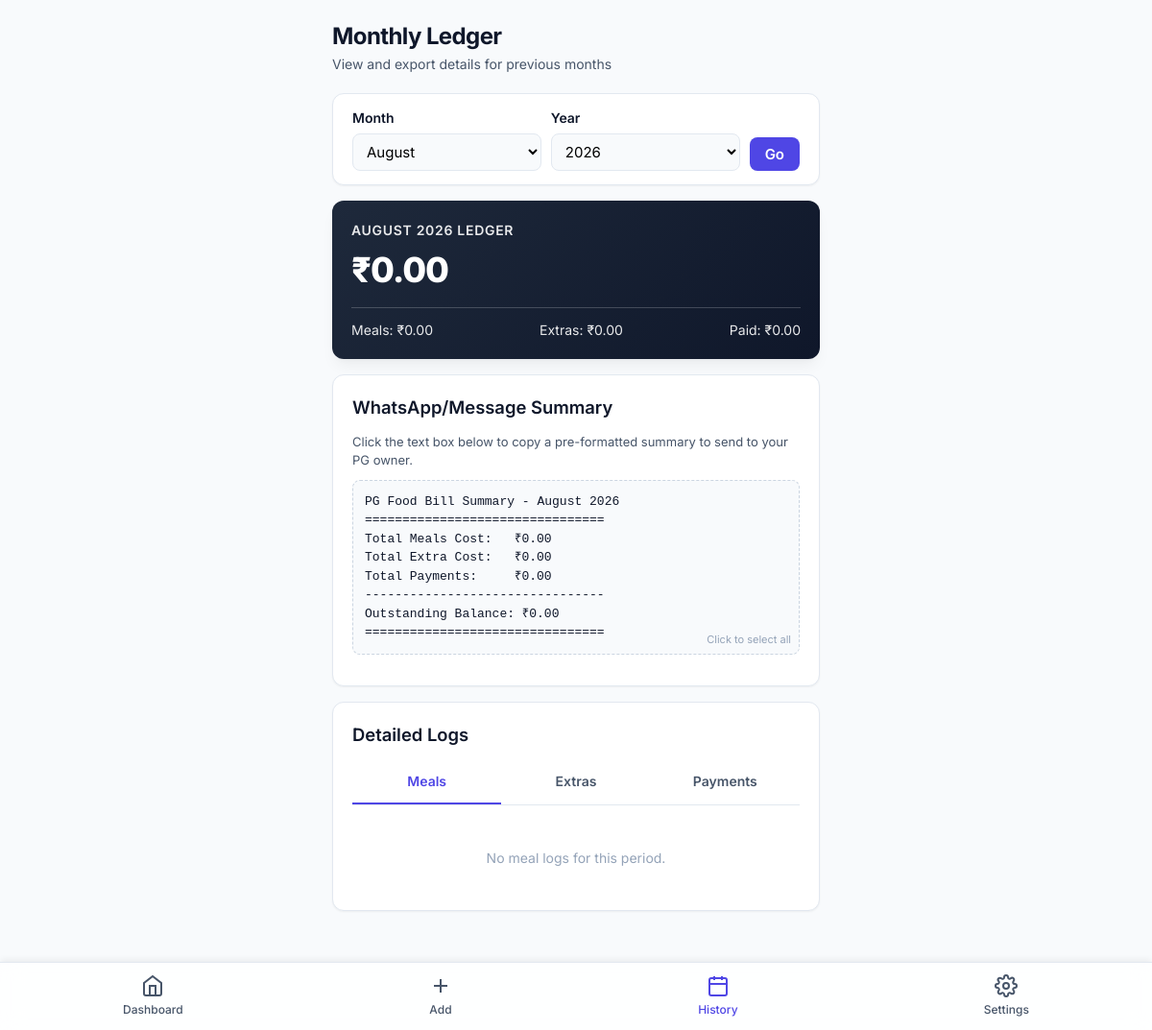
Page /history/ on the earlier database version.
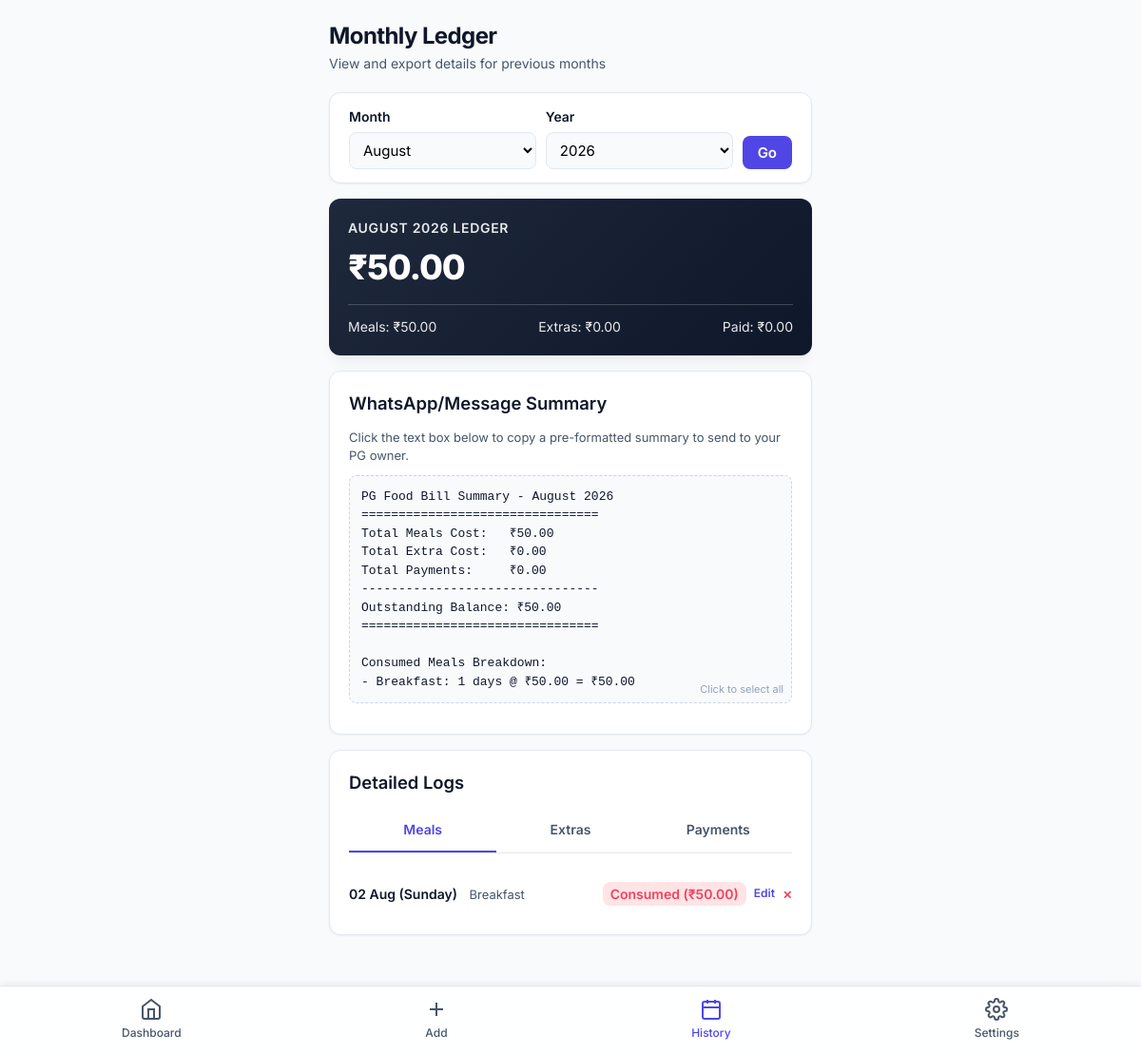
Same page on the later database version.
### tracker/models.py (models this page shows, shortened)
class MealLog(models.Model):
    STATUS_CHOICES = [
        ('Consumed', 'Consumed'),
        ('Skipped', 'Skipped'),
    ]
    date = models.DateField()
    meal_name = models.CharField(max_length=50)
    status = models.CharField(max_length=15, choices=STATUS_CHOICES, default='Skipped')
    cost_charged = models.DecimalField(max_digits=6, decimal_places=2)
    class Meta:
        unique_together = ('date', 'meal_name')

### tracker/views.py (the view)
# urls.py: path('history/', views.history_view, name='history'),
@login_required
def history_view(request):
    today = timezone.localtime().date()
    selected_month = int(request.GET.get('month', today.month))
    selected_year = int(request.GET.get('year', today.year))
    start_date = date(selected_year, selected_month, 1)
    if selected_month == 12:
        end_date = date(selected_year + 1, 1, 1) - timedelta(days=1)
    else:
        end_date = date(selected_year, selected_month + 1, 1) - timedelta(days=1)
    meals = MealLog.objects.filter(date__range=(start_date, end_date)).order_by('date')
    extras = ExtraCharge.objects.filter(date__range=(start_date, end_date)).order_by('date')
    payments = PaymentLog.objects.filter(date__range=(start_date, end_date)).order_by('date')
    stats = get_monthly_stats(start_date, end_date)
    month_name = start_date.strftime('%B %Y')
    summary_text = f"PG Food Bill Summary - {month_name}\n"
    summary_text += "=" * 32 + "\n"
    summary_text += f"Total Meals Cost:   ₹{stats['meal_cost']:.2f}\n"
    summary_text += f"Total Extra Cost:   ₹{stats['extra_cost']:.2f}\n"
    summary_text += f"Total Payments:     ₹{stats['total_paid']:.2f}\n"
    summary_text += "-" * 32 + "\n"
    summary_text += f"Outstanding Balance: ₹{stats['outstanding']:.2f}\n"
    summary_text += "=" * 32 + "\n"
    if meals.filter(status='Consumed').exists():
        summary_text += "\nConsumed Meals Breakdown:\n"
        meal_counts = {}
        for m in meals.filter(status='Consumed'):
            meal_counts[m.meal_name] = meal_counts.get(m.meal_name, 0) + 1
        for name, count in meal_counts.items():
            rate_item = MealRate.objects.filter(meal_name=name).first()
            rate_val = rate_item.rate if rate_item else 0
            summary_text += f"- {name}: {count} days @ ₹{rate_val:.2f} = ₹{count*rate_val:.2f}\n"
    if extras.exists():
        summary_text += "\nExtra Charges:\n"
        for ex in extras:
            summary_text += f"- {ex.date.strftime('%d %b')}: {ex.description} (₹{ex.amount:.2f})\n"
    years = range(today.year - 2, today.year + 2)
    months = [
        (1, 'January'), (2, 'February'), (3, 'March'), (4, 'April'),
        (5, 'May'), (6, 'June'), (7, 'July'), (8, 'August'),
        (9, 'September'), (10, 'October'), (11, 'November'), (12, 'December')
    ]
    history_url = f'?month={selected_month}&year={selected_year}'
    context = {
        'selected_month': selected_month,
        'selected_year': selected_year,
        'month_name': month_name,
        'meals': meals,
        'extras': extras,
        'payments': payments,
        'stats': stats,
        'summary_text': summary_text,
        'years': years,
        'months': months,
        'history_url': history_url,
    }
    return render(request, 'tracker/history.html', context)

### tracker/views.py (called while the page is built)
def get_monthly_stats(start_date, end_date):
    meal_cost = MealLog.objects.filter(
        date__range=(start_date, end_date),
        status='Consumed'
    ).aggregate(total=Sum('cost_charged'))['total'] or 0
    extra_cost = ExtraCharge.objects.filter(
        date__range=(start_date, end_date)
    ).aggregate(total=Sum('amount'))['total'] or 0
    total_paid = PaymentLog.objects.filter(
        date__range=(start_date, end_date)
    ).aggregate(total=Sum('amount'))['total'] or 0
    total_accrued = meal_cost + extra_cost
    outstanding = total_accrued - total_paid
    return {
        'meal_cost': meal_cost,
        'extra_cost': extra_cost,
        'total_accrued': total_accrued,
        'total_paid': total_paid,
        'outstanding': outstanding
    }

### tracker/templates/tracker/history.html (shortened to what the changed rows need)
{% extends 'tracker/base.html' %}
{% block content %}
<header style="margin-bottom: 20px;">
    <h1>Monthly Ledger</h1>
</header>
<div class="card summary-card" style="background: linear-gradient(135deg, #1e293b 0%, #0f172a 100%);">
    <h2 style="color: rgba(255, 255, 255, 0.9);">{{ month_name }} Ledger</h2>
    <div class="summary-balance">₹{{ stats.outstanding|floatformat:2 }}</div>
    <div class="summary-details" style="flex-wrap: wrap; gap: 8px;">
        <span>Meals: ₹{{ stats.meal_cost|floatformat:2 }}</span>
        <span>Extras: ₹{{ stats.extra_cost|floatformat:2 }}</span>
        <span>Paid: ₹{{ stats.total_paid|floatformat:2 }}</span>
    </div>
</div>
<div class="card">
    <div style="display: flex; justify-content: space-between; align-items: center; margin-bottom: 12px;">
        <h2 style="margin: 0;">WhatsApp/Message Summary</h2>
    </div>
    <p style="font-size: 0.8125rem; color: var(--text-secondary); margin-bottom: 10px;">
        Click the text box below to copy a pre-formatted summary to send to your PG owner.
    </p>
    <div class="summary-box" id="summary-text-box" onclick="copyToClipboard()">{{ summary_text }}</div>
</div>
<div class="card" style="margin-bottom: 24px;">
    <h2>Detailed Logs</h2>
    <div id="ledger-meals">
        {% if meals %}
            <div style="display: flex; flex-direction: column; gap: 2px;">
                {% for m in meals %}
                    <div class="list-item" style="padding: 10px 0;">
                        <div>
                            <span style="font-weight: 600; font-size: 0.875rem;">{{ m.date|date:"d M (l)" }}</span>
                            <span style="font-size: 0.8125rem; color: var(--text-secondary); margin-left: 8px;">{{ m.meal_name }}</span>
                        </div>
                        <div style="display: flex; align-items: center; gap: 8px;">
                            <span class="amount-tag {% if m.status == 'Consumed' %}danger{% else %}success{% endif %}">
                                {{ m.status }} (₹{{ m.cost_charged|floatformat:2 }})
                            </span>
                            <a href="{% url 'log_past_meals' %}?date={{ m.date|date:'Y-m-d' }}" style="font-size: 0.75rem; color: var(--primary); font-weight: 600; text-decoration: none;">Edit</a>
                            <form method="post" action="{% url 'delete_meal_log' m.pk %}" style="margin: 0;" onsubmit="return confirm('Delete this meal log?')">
                                <button type="submit" style="background: none; border: none; color: var(--danger); font-size: 0.75rem; font-weight: 600; cursor: pointer; padding: 0;">✕</button>
                            </form>
                        </div>
                    </div>
                {% endfor %}
            </div>
        {% else %}
            <p style="font-size: 0.875rem; color: var(--text-muted); text-align: center; padding: 24px 0;">No meal logs for this period.</p>
        {% endif %}
    </div>
</div>
{% endblock %}

Differences in the rows shown:
added MealLog: date "02 Aug (Sunday)", meal_name "Breakfast", status "Consumed", cost_charged "50.00"
Other differences:
{{ stats.outstanding|floatformat:2 }}: "0.00" → "50.00"
{{ stats.meal_cost|floatformat:2 }}: "0.00" → "50.00"
{{ summary_text }}: "…================================ Total Meals Cost: ₹0.00 Total Extra Cost: ₹0.00 Total Payments: ₹0.00 -------------------------------- Outstanding Balance: ₹0.00 ================================" → "…================================ Total Meals Cost: ₹50.00 Total Extra Cost: ₹0.00 Total Payments: ₹0.00 -------------------------------- Outstanding Balance: ₹50.00 ================================ Consumed Meals Breakdown: - Breakfast: 1 days @ ₹50.00 = ₹50.00"
text no longer shown: "No meal logs for this period."
